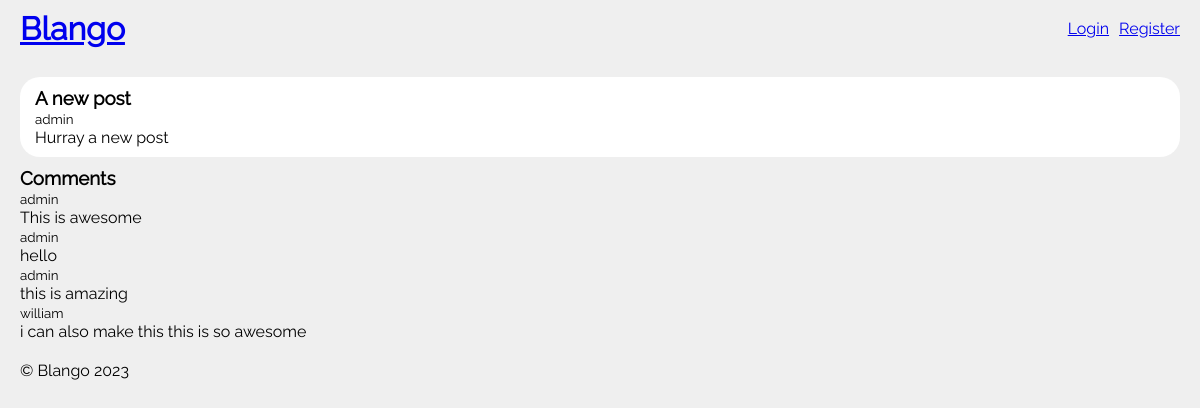
The app's page /post/1/ with its own data.
### blog/models.py (models this page shows, shortened)
class Post(models.Model):
    title = models.CharField(max_length=255)
    author = models.ForeignKey(settings.AUTH_USER_MODEL, on_delete=models.CASCADE)
    body = models.TextField()

class Comment(models.Model):
    post = models.ForeignKey(Post, on_delete=models.CASCADE)
    author = models.ForeignKey(settings.AUTH_USER_MODEL, on_delete=models.CASCADE)
    body = models.TextField()

### accounts/models.py (models this page shows)
class User(AbstractUser):
    class Meta:
        db_table = "auth_user"

### blog/views.py (the view, shortened to what this page needs)
# urls.py: path("post/<int:pk>/", BlogDetailView.as_view(), name="post_detail"),
class BlogDetailView(DetailView):
    model = Post
    template_name = "post_detail.html"
    def get_context_data(self, **kwargs):
        context = super().get_context_data(**kwargs)
        context["comment_form"] = CommentForm()
        return context

### templates/post_detail.html (shortened to what this page needs)
{% extends "base.html" %}
{% block content %}
		<main>
			<div class="post">
				<h3>{{ post.title }}</h3>
				<span><small>{{ post.author }}</small></span>
				<p>{{ post.body }}</p>
			</div>
      <div class="comments">
        <h3>Comments</h3>
        {% for comment in post.comment_set.all %}
          <div class="comment">
            <span><small>{{ comment.author }}</small></span>
            <p>{{ comment.body }}</p>
          </div>
        {% endfor %}
      </div>
		</main>
{% endblock %}

### static/css/base.css (style rules this page uses)
* { margin: 0; padding: 0; box-sizing: border-box; }
body { font-family: raleway; background-color: #efefef; }
main { padding: 10px 20px; }
.post { padding: 10px 15px; margin: 10px 0px; border-radius: 20px; background-color: #ffffff; }

### static/css/base_old.css (style rules this page uses)
* { margin: 0; padding: 0; box-sizing: border-box; }
body { font-family: raleway; background-color: #efefef; }
main { padding: 10px 20px; }
.post { padding: 10px 15px; margin: 10px 0px; border-radius: 20px; background-color: #ffffff; }

### records on screen
Post: title "A new post", author "admin", body "Hurray a new post"
Comment: author "admin", body "This is awesome"
Comment: author "admin", body "hello"
Comment: author "admin", body "this is amazing"
Comment: author "william", body "i can also make this this is so awesome"
